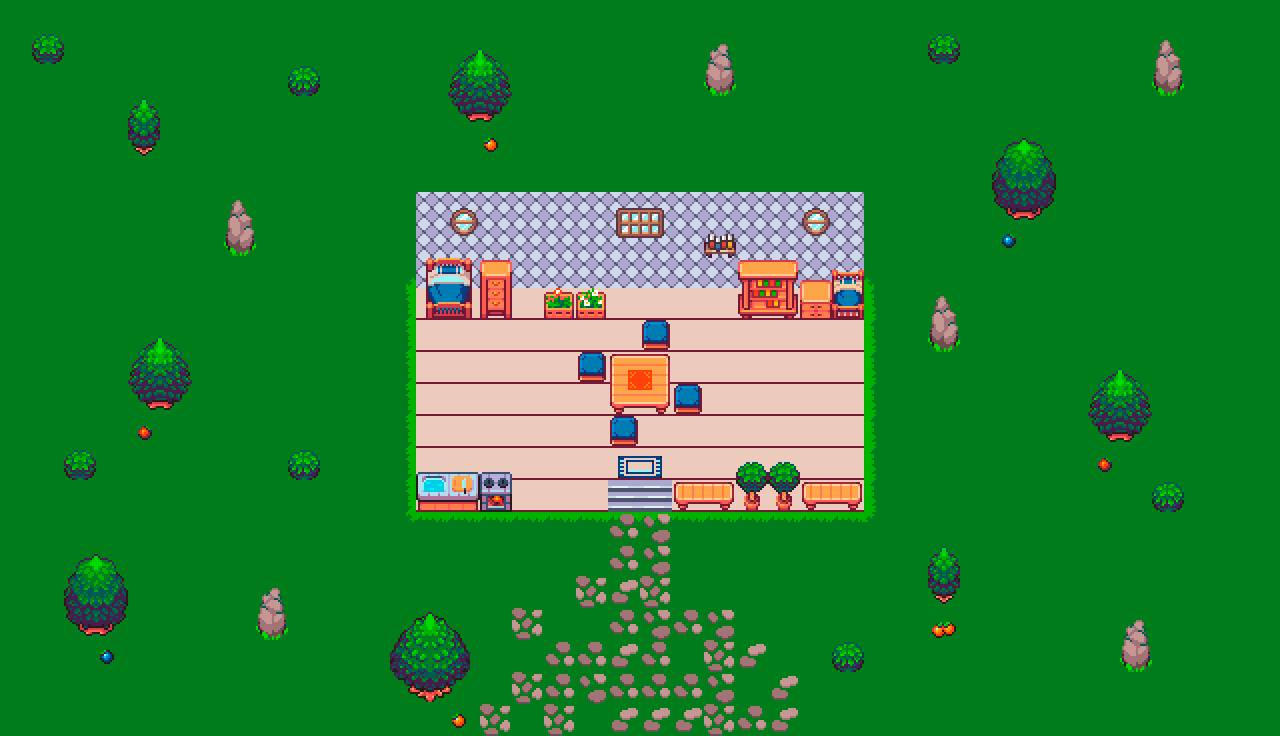

Rendered tile map (Tiled .tmx) drawn with the repository's tilesets; below, a short description and the map source with its tile grids summarised:
An orthogonal 40x23 tile map with 32x32 px tiles, 3 tile layers (Extra, Suelo, Muebles), 1 hidden layer not drawn, 3 tilesets.

<map version="1.4" tiledversion="1.4.3" orientation="orthogonal" renderorder="right-down" width="40" height="23" tilewidth="32" tileheight="32" infinite="0" nextlayerid="5" nextobjectid="1">
 <tileset firstgid="1" name="map_tileset" tilewidth="32" tileheight="32" tilecount="768" columns="48">
  <image source="map_tileset.png" width="1536" height="512" />
 </tileset>
 <tileset firstgid="769" name="hitboxes" tilewidth="32" tileheight="32" tilecount="14" columns="14">
  <image source="hitboxes.png" width="448" height="32" />
 </tileset>
 <tileset firstgid="783" name="interior_tileset" tilewidth="32" tileheight="32" tilecount="768" columns="48">
  <image source="interior_tileset.png" width="1536" height="512" />
 </tileset>
 <layer id="3" name="Extra" width="40" height="23">
  <data>[920 cells, 920 non-empty, 8 distinct tile ids]</data>
 </layer>
 <layer id="1" name="Suelo" width="40" height="23">
  <data>[920 cells, 164 non-empty, 4 distinct tile ids]</data>
 </layer>
 <layer id="2" name="Muebles" width="40" height="23">
  <data>[920 cells, 170 non-empty, 80 distinct tile ids]</data>
 </layer>
 <layer id="4" name="Hitboxes" width="40" height="23" visible="0">
  <properties>
   <property name="draw" type="bool" value="false" />
  </properties>
  <data>[920 cells, 920 non-empty, 3 distinct tile ids]</data>
 </layer>
</map>
